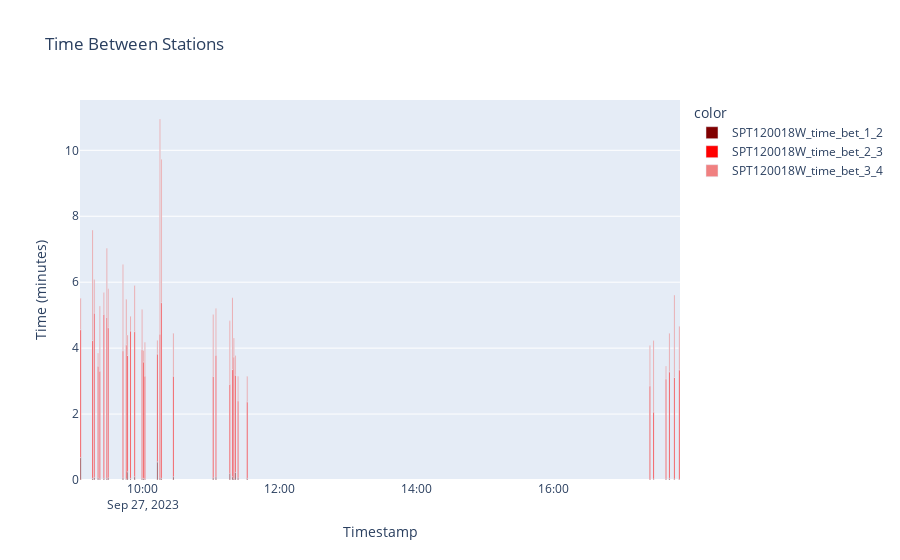

Source (notebook cell):
### Code cell
def all_time_between_station(df12, df23, df34):
    #df_bet_all = pd.DataFrame(columns = ['ts1','time_bet_12','ts2', 'ts2','time_bet_23','ts3','time_bet_34','gabarit','model'])
    df_bet_all = pd.DataFrame(columns = ['ts','gabarit', 'model','time_bet_1_2','time_bet_2_3','time_bet_3_4','state']) 
    #display(df12)
    #display(df23)
    #display(df34)

    cnt = 0
    for index in range(df12.shape[0]):

        start_time = (df12.loc[index, 'ts'] + pd.Timedelta(seconds = df12.loc[index, f'time_bet_1_2'])
                       - pd.Timedelta(seconds=2))
        end_time = start_time + pd.Timedelta(seconds=3)

        matching_rows = df23[(df23['ts'] >= start_time) & (df23['ts'] <= end_time) 
                                & (df23['gabarit'] == df12.loc[index,'gabarit'])]
        if not matching_rows.empty:
            
            first_occurrence = matching_rows.iloc[0]

            #df_bet_all.loc[cnt, 'ts'] = df12.loc[index, 'ts']  # Copy the timestamp for reference
            #df_bet_all.loc[cnt, 'gabarit'] = first_occurrence['gabarit']
            #df_bet_all.loc[cnt, 'time_bet_1_2'] = df12.loc[index, 'time_bet_1_2'] 
            #df_bet_all.loc[cnt, 'time_bet_2_3'] = first_occurrence['time_bet_2_3'] 
            #cnt += 1

            start_time2 = (first_occurrence['ts'] + pd.Timedelta(seconds = first_occurrence[f'time_bet_2_3']) 
                          - pd.Timedelta(seconds=1))
            end_time2 = start_time2 +   pd.Timedelta(seconds=3)
            matching_rows2 = df34[(df34['ts'] >= start_time2) & (df34['ts'] <= end_time2) 
                                & (df34['gabarit'] == first_occurrence['gabarit'])]
            
            if not matching_rows2.empty:

                first_occurrence2 = matching_rows2.iloc[0]
                df_bet_all.loc[cnt, 'ts'] = df12.loc[index, 'ts']  # Copy the timestamp for reference
                df_bet_all.loc[cnt, 'gabarit'] = first_occurrence['gabarit']
                df_bet_all.loc[cnt, 'time_bet_1_2'] = df12.loc[index, 'time_bet_1_2'] 
                df_bet_all.loc[cnt, 'time_bet_2_3'] = first_occurrence['time_bet_2_3'] 

                df_bet_all.loc[cnt, 'time_bet_3_4'] = first_occurrence2['time_bet_3_4']
                df_bet_all.loc[cnt, 'model'] = str(first_occurrence2['model'])
                df_bet_all.loc[cnt, 'state'] = str(first_occurrence2['state'])
            
                cnt += 1

    return df_bet_all



def plot_time_in_station(df):
    #display(px.data.medals_wide())

    df['time_bet_1_2'] = df['time_bet_1_2'].astype(int)
    df['time_bet_2_3'] = df['time_bet_2_3'].astype(int)
    df['time_bet_3_4'] = df['time_bet_3_4'].astype(int)
    melted_df = pd.melt(df, id_vars=['ts','model','state'], value_vars=['time_bet_1_2','time_bet_2_3','time_bet_3_4'],var_name='time_bet', value_name='time')    
    melted_df['color'] = melted_df['model'] + '_' + melted_df['time_bet']
    color_discrete_map = {#"HAMLET-49_time_bet_1_2": 'darkblue',
                          #"HAMLET-49_time_bet_2_3": 'cornflowerblue', 
                          #"HAMLET-49_time_bet_3_4": 'lightblue',
                          "SPT130023W_time_bet_1_2": 'darkblue',
                          "SPT130023W_time_bet_2_3": 'dodgerblue', 
                          "SPT130023W_time_bet_3_4": 'lightskyblue',

                          "SPT120018W_time_bet_1_2": 'maroon',
                          "SPT120018W_time_bet_2_3":'red',
                          "SPT120018W_time_bet_3_4": 'lightcoral',

                          "ORIONT-40_time_bet_1_2": 'forestgreen',
                          "ORIONT-40_time_bet_2_3": 'limegreen', 
                          "ORIONT-40_time_bet_3_4": 'lightgreen',
                          
                          "OCTAN-40_time_bet_1_2": 'indigo',
                          "OCTAN-40_time_bet_2_3": 'mediumorchid', 
                          "OCTAN-40_time_bet_3_4": 'plum',}
    
    #display(melted_df)
    melted_df['time'] = round(melted_df['time']/60,2)
    fig = px.bar(melted_df, x="ts", y="time", 
                labels={"ts": "Timestamp", "time": "Time (minutes)"},
                color = 'color',
                color_discrete_map = color_discrete_map,
                title="Time Between Stations")
    fig.show()






df_bet_all = all_time_between_station(df_bet_12, df_bet_23,df_bet_34)
#display(df_bet_all)
perc_all = perc_of_gabarits_found(df_bet_all, df4, 4)

plot_time_in_station(df_bet_all)

### Figure 1 — Plotly figure (JSON) as saved in the notebook; plotly's stock layout.template omitted (floating-point values rounded to 4 significant figures)
{"data": [{"alignmentgroup": "True", "hovertemplate": "color=SPT120018W_time_bet_1_2<br>Timestamp=%{x}<br>Time (minutes)=%{y}<extra></extra>", "legendgroup": "SPT120018W_time_bet_1_2", "marker": {"color": "maroon", "pattern": {"shape": ""}}, "name": "SPT120018W_time_bet_1_2", "offsetgroup": "SPT120018W_time_bet_1_2", "orientation": "v", "showlegend": true, "textposition": "auto", "type": "bar", "x": ["2023-09-27T09:05:20", "2023-09-27T09:15:49", "2023-09-27T09:17:19", "2023-09-27T09:20:40", "2023-09-27T09:22:11", "2023-09-27T09:25:42", "2023-09-27T09:28:19", "2023-09-27T09:29:33", "2023-09-27T09:42:28", "2023-09-27T09:45:24", "2023-09-27T09:46:29", "2023-09-27T09:49:05", "2023-09-27T09:52:41", "2023-09-27T09:59:14", "2023-09-27T10:00:28", "2023-09-27T10:01:41", "2023-09-27T10:12:40", "2023-09-27T10:14:54", "2023-09-27T10:16:07", "2023-09-27T10:26:41", "2023-09-27T11:01:35", "2023-09-27T11:03:58", "2023-09-27T11:16:07", "2023-09-27T11:18:26", "2023-09-27T11:19:39", "2023-09-27T11:21:01", "2023-09-27T11:23:22", "2023-09-27T11:31:25", "2023-09-27T17:24:23", "2023-09-27T17:27:35", "2023-09-27T17:38:29", "2023-09-27T17:41:30", "2023-09-27T17:45:52", "2023-09-27T17:50:13"], "xaxis": "x", "y": [0.68, 0.05, 0.08, 0.07, 0.03, 0.05, 0.05, 0.07, 0.07, 0.03, 0.25, 0.05, 0.1, 0.05, 0.05, 0.03, 0.55, 0.07, 0.05, 0.1, 0.07, 0.1, 0.2, 0.1, 0.05, 0.23, 0.07, 0.05, 0.02, 0.03, 0.03, 0.05, 0.03, 0.02], "yaxis": "y"}, {"alignmentgroup": "True", "hovertemplate": "color=SPT120018W_time_bet_2_3<br>Timestamp=%{x}<br>Time (minutes)=%{y}<extra></extra>", "legendgroup": "SPT120018W_time_bet_2_3", "marker": {"color": "red", "pattern": {"shape": ""}}, "name": "SPT120018W_time_bet_2_3", "offsetgroup": "SPT120018W_time_bet_2_3", "orientation": "v", "showlegend": true, "textposition": "auto", "type": "bar", "x": ["2023-09-27T09:05:20", "2023-09-27T09:15:49", "2023-09-27T09:17:19", "2023-09-27T09:20:40", "2023-09-27T09:22:11", "2023-09-27T09:25:42", "2023-09-27T09:28:19", "2023-09-27T09:29:33", "2023-09-27T09:42:28", "2023-09-27T09:45:24", "2023-09-27T09:46:29", "2023-09-27T09:49:05", "2023-09-27T09:52:41", "2023-09-27T09:59:14", "2023-09-27T10:00:28", "2023-09-27T10:01:41", "2023-09-27T10:12:40", "2023-09-27T10:14:54", "2023-09-27T10:16:07", "2023-09-27T10:26:41", "2023-09-27T11:01:35", "2023-09-27T11:03:58", "2023-09-27T11:16:07", "2023-09-27T11:18:26", "2023-09-27T11:19:39", "2023-09-27T11:21:01", "2023-09-27T11:23:22", "2023-09-27T11:31:25", "2023-09-27T17:24:23", "2023-09-27T17:27:35", "2023-09-27T17:38:29", "2023-09-27T17:41:30", "2023-09-27T17:45:52", "2023-09-27T17:50:13"], "xaxis": "x", "y": [3.88, 4.18, 4.98, 3.38, 3.27, 4.97, 4.88, 4.55, 3.85, 4.07, 3.53, 4.47, 4.4, 3.9, 3.53, 3.12, 3.27, 4.35, 5.33, 3.05, 3.07, 3.68, 2.7, 3.25, 3.68, 2.95, 2.33, 2.32, 2.83, 2.03, 3.03, 3.23, 3.08, 3.32], "yaxis": "y"}, {"alignmentgroup": "True", "hovertemplate": "color=SPT120018W_time_bet_3_4<br>Timestamp=%{x}<br>Time (minutes)=%{y}<extra></extra>", "legendgroup": "SPT120018W_time_bet_3_4", "marker": {"color": "lightcoral", "pattern": {"shape": ""}}, "name": "SPT120018W_time_bet_3_4", "offsetgroup": "SPT120018W_time_bet_3_4", "orientation": "v", "showlegend": true, "textposition": "auto", "type": "bar", "x": ["2023-09-27T09:05:20", "2023-09-27T09:15:49", "2023-09-27T09:17:19", "2023-09-27T09:20:40", "2023-09-27T09:22:11", "2023-09-27T09:25:42", "2023-09-27T09:28:19", "2023-09-27T09:29:33", "2023-09-27T09:42:28", "2023-09-27T09:45:24", "2023-09-27T09:46:29", "2023-09-27T09:49:05", "2023-09-27T09:52:41", "2023-09-27T09:59:14", "2023-09-27T10:00:28", "2023-09-27T10:01:41", "2023-09-27T10:12:40", "2023-09-27T10:14:54", "2023-09-27T10:16:07", "2023-09-27T10:26:41", "2023-09-27T11:01:35", "2023-09-27T11:03:58", "2023-09-27T11:16:07", "2023-09-27T11:18:26", "2023-09-27T11:19:39", "2023-09-27T11:21:01", "2023-09-27T11:23:22", "2023-09-27T11:31:25", "2023-09-27T17:24:23", "2023-09-27T17:27:35", "2023-09-27T17:38:29", "2023-09-27T17:41:30", "2023-09-27T17:45:52", "2023-09-27T17:50:13"], "xaxis": "x", "y": [0.95, 3.35, 1.02, 0.4, 1.98, 0.67, 2.1, 1.18, 2.62, 1.38, 0.62, 0.45, 1.4, 1.22, 0.35, 1.03, 0.42, 6.53, 4.35, 1.3, 1.88, 1.42, 1.93, 2.18, 0.58, 0.6, 0.75, 0.78, 1.23, 2.17, 0.4, 1.17, 2.5, 1.32], "yaxis": "y"}], "layout": {"barmode": "relative", "legend": {"title": {"text": "color"}, "tracegroupgap": 0}, "title": {"text": "Time Between Stations"}, "xaxis": {"anchor": "y", "domain": [0, 1], "title": {"text": "Timestamp"}}, "yaxis": {"anchor": "x", "domain": [0, 1], "title": {"text": "Time (minutes)"}}}}
